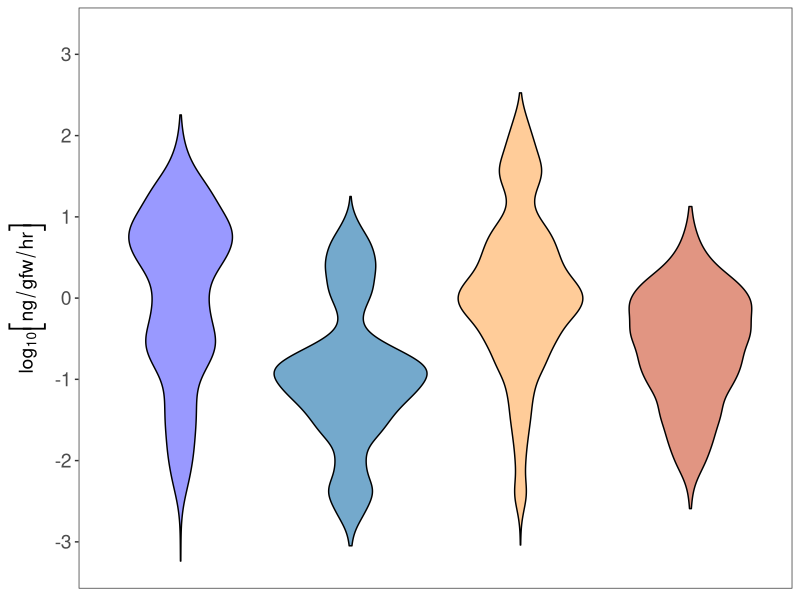

Source code (R):
# 
# METABOLOMIC SELECTION FOR ENHANCED FRUIT FLAVOR
# Colantonio and Ferrao et al., 2022
# https://doi.org/10.1073/pnas.2115865119
#

library(tidyverse)

####
# Histograms
####

# Set results directory and seed
resdir <- "results/fig1/"
set.seed(100)

# Load data
#key = read_excel("data/input/Metabolites_cluster.xlsx", sheet = 1)
key = read.csv("data/input/tom_metabolites_clusters_key.csv")
tom = tibble(read.csv("data/input/tom_imputed.csv", check.names = F))


# Make unique genotype ids
tom$id <- paste(1:nrow(tom), tom$id)

# Gathering names of traits and metabolites
sensory = c("liking","sweetness", "sour", "umami", "intensity")
mets = colnames(tom)[!colnames(tom) %in% c(sensory, "id")]

# Check for the ones that don't overlap
key$Metabolite[!key$Metabolite %in% mets]
mets[!mets %in% key$Metabolite]

# Creating a metabolite key by merging
idx.tom = data.frame(Metabolite = mets) %>%
  merge(., key, by="Metabolite")

# Selecting only metabolite concentrations
tmp <- tom %>% select(-all_of(sensory))

# Creating the optimal data frame for plotting
tmp2 <- data.frame(t(tmp[, -1]))
colnames(tmp2) <- tmp$id
tmp2$id <- rownames(data.frame(tmp2))

tmp3 <- merge(tmp2, idx.tom[,c("Metabolite", "fig1b_histogram")], by.x = "id", by.y = "Metabolite", all.x = T)

tmp3$fig1b_histogram <- as.factor(tmp3$fig1b_histogram)
colnames(tmp3)[1] <- "metabolite"

tmp4 <- tmp3 %>% #select(-fig1b_histogram) %>% 
  pivot_longer(cols = c(-metabolite, -fig1b_histogram), 
               names_to = "genotype", 
               values_to = "concentration") %>% 
  drop_na() %>% 
  filter(!(fig1b_histogram %in% c("Acid/Sugar", "unknown"))) %>% 
  filter(concentration != 0)


# Plotting
p <- tmp4 %>% 
  ggplot(., aes(x = fig1b_histogram, 
                y = log((concentration), 10), 
                fill = fig1b_histogram)) + 
  geom_violin(color = "black", size = 0.5) +
  ylab(expression(paste(log[10], bgroup("[", ng/gfw/hr, "]")))) +
  scale_y_continuous(limits = c(-3.25, 3.25), 
                     breaks = seq(-3, 3, by = 1)) +
  scale_fill_manual(values = c("#9999ffff", 
                               "#74a9ccff", 
                               "#ffcc99ff", 
                               "#e19582ff", 
                               "#ccccccff"),
                    guide = "none") +
  theme_bw() +
  theme(panel.grid = element_blank(),
        axis.text.x = element_blank(),
        axis.text.y = element_text(size = 14),
        axis.title.x = element_blank(),
        axis.title.y = element_text(size = 14),
        axis.ticks.x = element_blank()) 


## Saving plot as SVG file

svg(paste0(resdir, "fig1_panelB.svg"), width = 6, height = 2.5)
  plot(p)
dev.off()














































